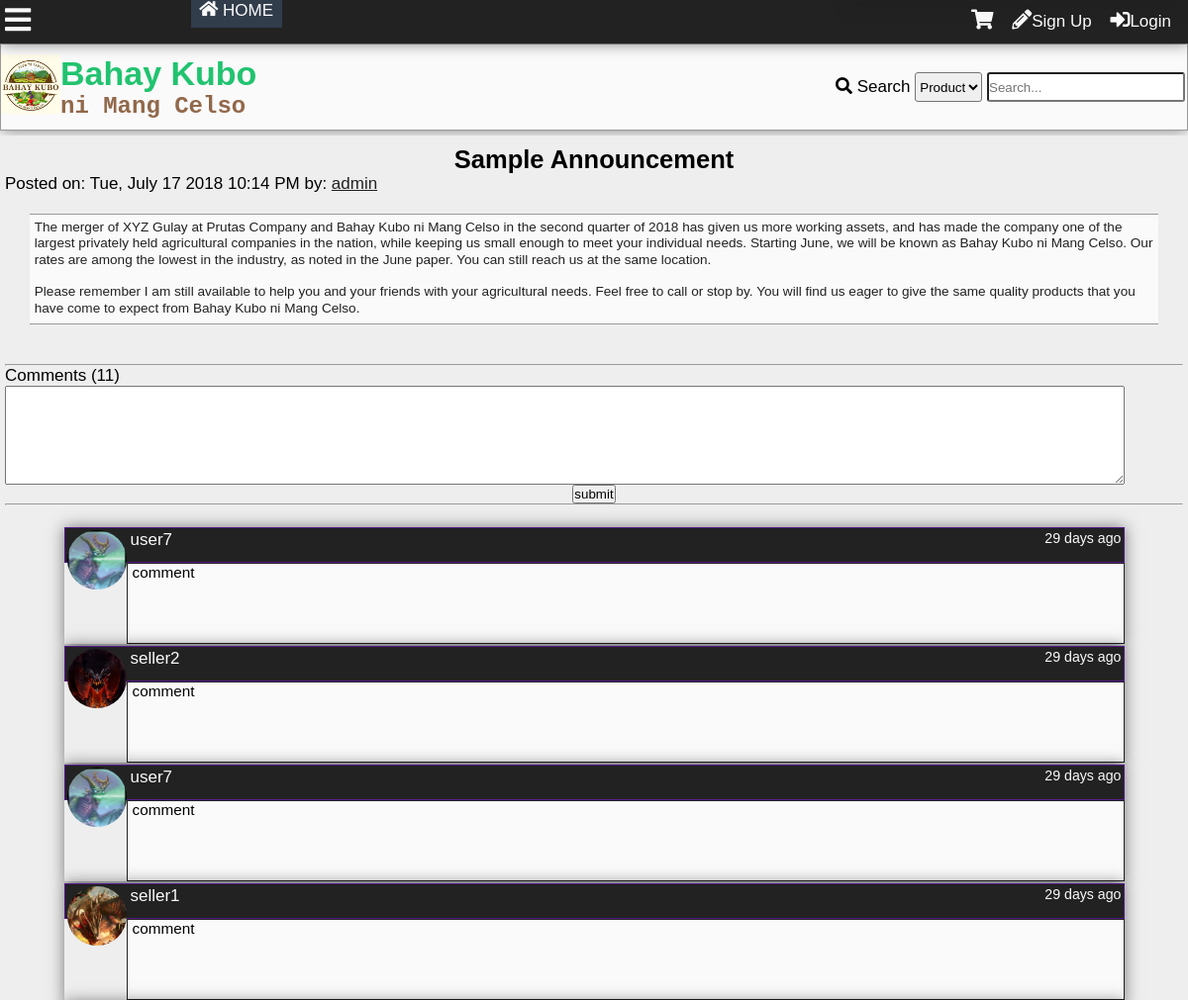
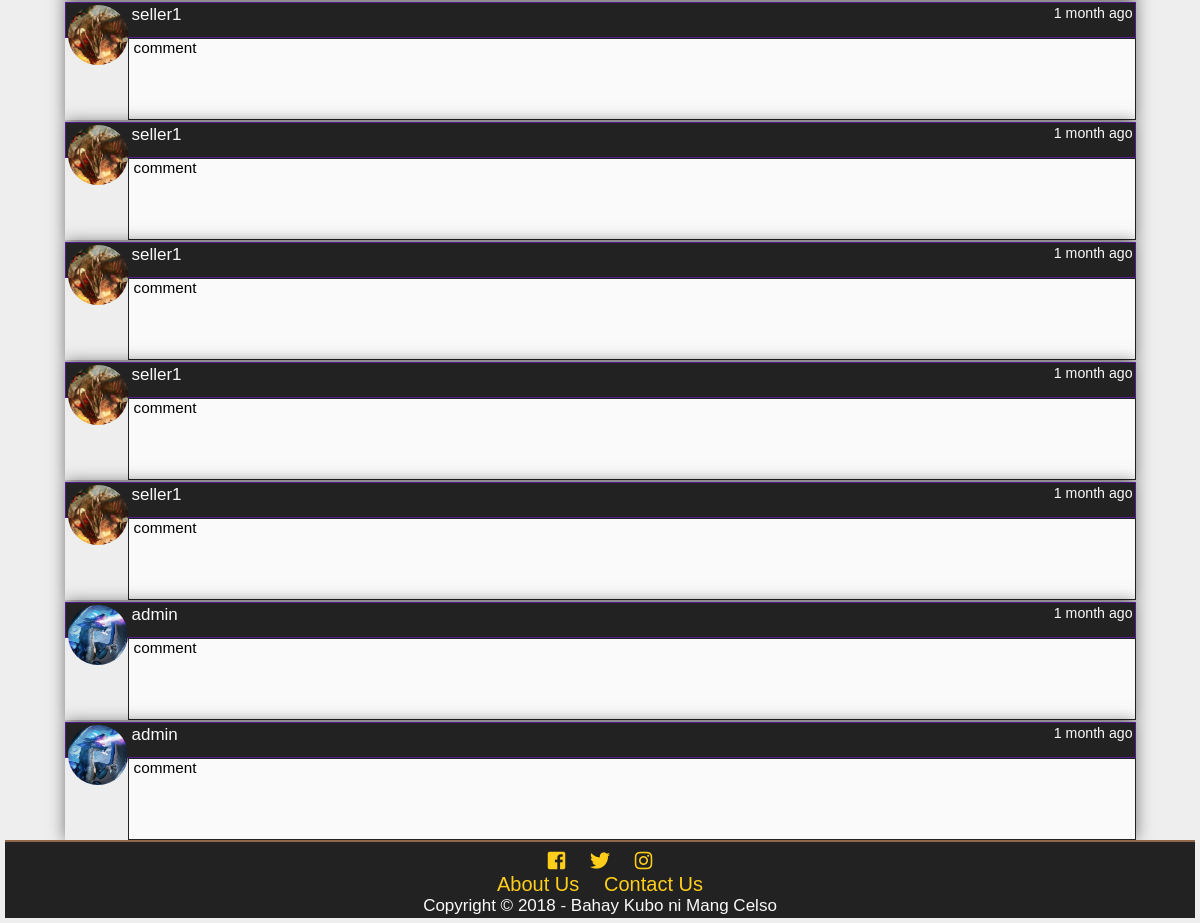
Screenshot of /announcement.php with the database file from the repository (2 pictures, top to bottom).
### tables this page shows
CREATE TABLE `tblannouncement` (
  `announceid` int(11) NOT NULL,
  `title` varchar(100) NOT NULL,
  `content` text NOT NULL,
  `datecreated` datetime DEFAULT NULL,
  `author` int(11) NOT NULL
);

CREATE TABLE `tbluser` (
  `userid` int(11) NOT NULL,
  `username` varchar(100) NOT NULL,
  `password` varchar(100) NOT NULL,
  `firstname` varchar(100) NOT NULL,
  `middlename` varchar(100) NOT NULL,
  `lastname` varchar(100) NOT NULL,
  `birthday` varchar(20) NOT NULL,
  `datecreated` timestamp NOT NULL DEFAULT '0000-00-00 00:00:00',
  `email` varchar(100) NOT NULL,
  `phone` varchar(100) NOT NULL,
  `location` varchar(255) NOT NULL,
  `usertypeid` int(11) NOT NULL,
  `access` int(11) NOT NULL,
  `imgpath` varchar(200) NOT NULL,
  `bio` text NOT NULL,
  `is_show_email` tinyint(1) NOT NULL,
  `gender` int(11) NOT NULL,
  `lastupdate` timestamp NOT NULL DEFAULT '0000-00-00 00:00:00',
  `lastonline` timestamp NOT NULL DEFAULT '0000-00-00 00:00:00',
  `profileviews` int(11) NOT NULL
);

CREATE TABLE `tblcommentann` (
  `commentannid` int(11) NOT NULL,
  `announceid` int(11) NOT NULL,
  `comment` mediumtext NOT NULL,
  `userid` int(11) NOT NULL,
  `dateposted` datetime DEFAULT NULL
);

### announcement.php (the view, shortened to what this page needs)
<?php
	include'functions.php';
	require_once'connection.php';
?>
<!DOCTYPE html>
<html lang="en">
<head>
  	<link rel="stylesheet" href="css/style.css">
  	<link rel="stylesheet" href="css/fontawesome-all.css">
</head>
<body onscroll="scrollOpacity()">
	<div class="main-container">
	<div class="other-content">
<?php
$sql="SELECT announceid,title,content,t1.datecreated,username,userid FROM tblannouncement AS t1
LEFT JOIN tbluser
	ON userid = author
ORDER BY announceid DESC
LIMIT 1";
$result= $conn->query($sql);
$row=$result->fetch_object();
$id = $row->announceid;
$title = $row->title;
$content = $row->content;
$date = date('D, F j Y g:i A',strtotime($row->datecreated));
$author = $row->username;
$userid = $row->userid;
echo '<h2 id="announcement-title">'.$title.'</h2>
<p>Posted on: '.$date.' by: <a class="black" href="profile.php?id='.$userid.'">'.$author.'</a></p>
<div class="announce-content">'.nl2br($content);
echo'</div>
<br><hr>';
$sql = "SELECT commentannid FROM tblcommentann WHERE announceid = '$id'";
$result= $conn->query($sql);
$comments = $result->num_rows;
echo'<p>Comments ('.number_format($comments).')</p>
';
if(isset($_SESSION['id'])){
echo'<form id="comment-form">
	<textarea id="announcement-text" required></textarea>
	<br>
	<input type="hidden" value="'.$_SESSION['id'].'" id="user-id">
	<input type="hidden" value="'.$id.'" id="announce-id">
	<center><input type="submit" value="submit"></center>
</form>
<hr><br>
';
}else{
	echo'<form id="comment-form">
	<textarea id="announcement-text" required></textarea>
	<br>
	<input type="hidden" id="user-id">
	<input type="hidden" id="announce-id">
	<center><input type="submit" value="submit"></center>
</form>
<hr><br>
';
}
echo '<div id="announcement-comments">';
$sql = "SELECT commentannid,comment,t1.userid,username,imgpath,dateposted FROM tblcommentann AS t1
	LEFT JOIN tbluser AS t2
		ON t1.userid = t2.userid
	WHERE announceid = '$id'
	ORDER BY dateposted DESC";
$result = $conn->query($sql);
while($row = $result->fetch_object()){
	$comment = $row->comment;
	$user = $row->username;
	$userid = $row->userid;
	$img = $row->imgpath;
	$date = $row->dateposted;
	echo'<div class="comment-box">
<div class="comment-header">
<a class="cm-user" href="profile.php?id='.$userid.'">
<div class="comment-tn">
<img src="'.$img.'">
</div>
'.$user.'</a>
<small>'.time_elapsed_string($date).'</small>
</div>
<div class="comment-body">
<div class="com-container"><p class="comment-cm">'.nl2br($comment).'</p></div></div>';
echo'</div>
';
}
?>
	</div>
	</div>
</body>
</html>

### css/style.css (style rules this page uses)
* { padding:0; margin:0; }
:root { --facebookblue:#4267b2; --twitterlogo:#00aced; --lightblue:#c0deed; --sunflower:#ffce1b; --orangered:#FF4500; --magenta:#ff00ff; --lime:#32CD32; --palegreen:#98fb98; --dark-red:#590000; --blood-red:#8B0000; --cyan:#00ffff; --bluegreen:#21c36f; --canvas:#F3ECE2; --dark-purple:#551A8B; --dark-blue:#313d4b; --primary-color:#21c36f; --secondary-color:#c0deed; --contrast: #91684a; --secondary-contrast:#313d4b; --light-color:#fafafa; --dark-color:#222; --gray:#eee; --darkgray:#999; }
body { font-family: Lora,'MS Sans Serif',Geneva,sans-serif; font-size: 17px; background:var(--light-color); }
h1,h2,h3,h4,h5,h6 { font-family: Arial, Helvetica, sans-serif; }
a { text-decoration: none; }
.black { color:var(--dark-color); text-decoration: underline; }
.main-container { display:grid; grid-template-areas: "header" "main-search" "featured" "content" "footer"; }
#announcement-title { font-family: "Arial", sans-serif; }
.announce-content { font-family: verdana, sans-serif; border-top: 1px solid var(--darkgray); border-bottom: 1px solid var(--darkgray); display: block; margin: 20px auto; width: 95%; min-height: 100px; background: var(--light-color); color: var(--dark-color); padding:5px; line-height: 1.2em; font-size: 0.8em; }
#announcement-text { width:95%; height:100px; }
.other-content { box-sizing: border-box; padding:5px; background: var(--gray); min-height:85vh; position: relative; }
.other-content h2,.other-content h3 { text-align: center; margin-top: 5px; }
.comment-box { width:90%; display:block; margin-left: auto; margin-right: auto; margin-top: 2px; box-shadow: 0 0 15px rgba(0,0,0,0.5); }
.comment-box small { float:right; }
.comment-header { background: var(--dark-color); color: var(--light-color); padding:2px; padding-bottom:12px; border:1px solid var(--dark-purple); }
.cm-user { color: var(--light-color); padding-left:4px; }
.comment-body { background: var(--light-color); font-size: 0.9em; padding-left: 5px; min-height:80px; border: 1px solid var(--dark-color); overflow-x: hidden; overflow-y: hidden; }
.com-container { width:670px; }
.comment-cm { word-wrap: break-word; }
.comment-tn { height:60px; width:60px; border-radius: 50%; overflow:hidden; float:left; }
.comment-tn img { max-width: 100%; }

### rows the page displays
tblannouncement: title "Sample Announcement", datecreated "Tue, July 17 2018 10:14 PM", tbluser.username "admin", content "The merger of XYZ Gulay at Prutas Company and Bahay Kubo ni Mang Celso in the second quarter of 2018 has given us more working assets, and has made the company one of the largest privately held agricultural companies in the nation, while keeping us small enough to meet your individual needs. Starting June, we will be known as Bahay Kubo ni Mang Celso. Our rates are among the lowest in the industry, as noted in the June paper. You can still reach us at the same location. Please remember I am still available to help you and your friends with your agricultural needs. Feel free to call or stop by. You will find us eager to give the same quality products that you have come to expect from Bahay…"
tblcommentann: userid.imgpath (picture), userid.username "user7", dateposted "29 days ago", comment "comment"
tblcommentann: userid.imgpath (picture), userid.username "seller2", dateposted "29 days ago", comment "comment"
tblcommentann: userid.imgpath (picture), userid.username "user7", dateposted "29 days ago", comment "comment"
tblcommentann: userid.imgpath (picture), userid.username "seller1", dateposted "29 days ago", comment "comment"
tblcommentann: userid.imgpath (picture), userid.username "seller1", dateposted "1 month ago", comment "comment"
tblcommentann: userid.imgpath (picture), userid.username "seller1", dateposted "1 month ago", comment "comment"
tblcommentann: userid.imgpath (picture), userid.username "seller1", dateposted "1 month ago", comment "comment"
tblcommentann: userid.imgpath (picture), userid.username "seller1", dateposted "1 month ago", comment "comment"
tblcommentann: userid.imgpath (picture), userid.username "seller1", dateposted "1 month ago", comment "comment"
tblcommentann: userid.imgpath (picture), userid.username "admin", dateposted "1 month ago", comment "comment"
tblcommentann: userid.imgpath (picture), userid.username "admin", dateposted "1 month ago", comment "comment"

### other values shown
$comments "11"
